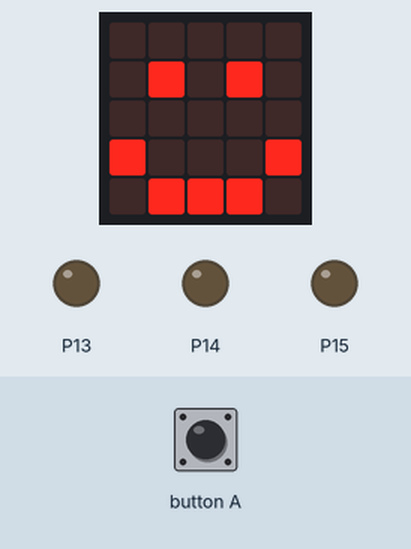
Simulated run of this program. Board: BBC micro:bit (MakeCode). Parts: the board's 5×5 LED display, output pins drawn as LEDs (lit = HIGH). Inputs (shaded band) come from the test bench. The 48×5 strip is a reading aid, not a part: it shows the text the display is scrolling, unrolled, one strip-width of it at a time.

Above: at 0.1 s.
1.9 s: button A pressed for 0.15 s
At 6.0 s:
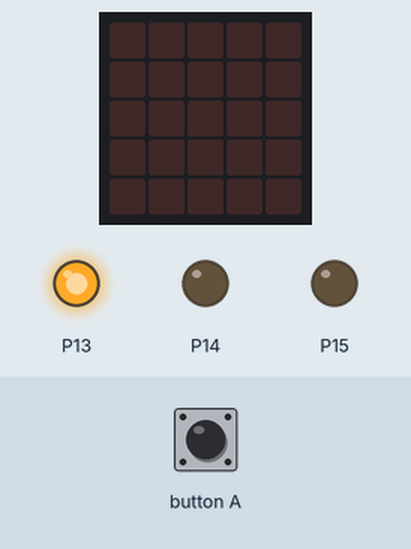
At 11.9 s:
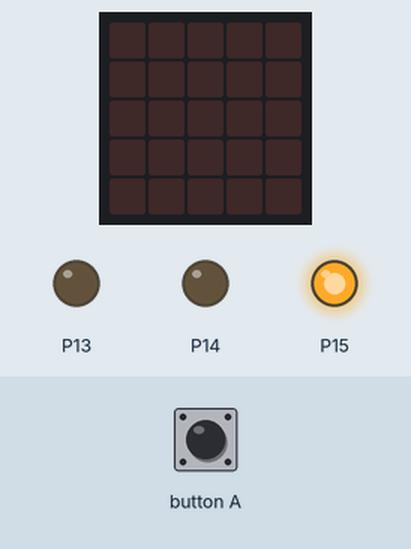
Timing chart, 0 to 20.0 s (numbered marks = the images above; inputs shaded):
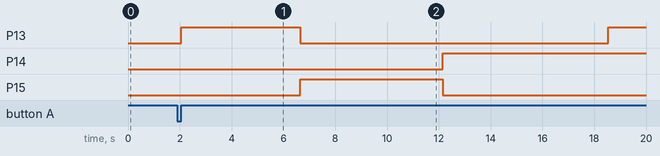

The program:

main.ts
```typescript
// (licence header left out)
basic.clearScreen()
pins.digitalWritePin(DigitalPin.P13, 0)
pins.digitalWritePin(DigitalPin.P14, 0)
pins.digitalWritePin(DigitalPin.P15, 0)
basic.showIcon(IconNames.Happy)
basic.clearScreen()

input.onButtonPressed(Button.A, function () {
  pins.digitalWritePin(DigitalPin.P13, 1)
  pins.digitalWritePin(DigitalPin.P14, 0)
  pins.digitalWritePin(DigitalPin.P15, 0)
  basic.showString('Red')
  basic.pause(1000)

  pins.digitalWritePin(DigitalPin.P13, 0)
  pins.digitalWritePin(DigitalPin.P14, 0)
  pins.digitalWritePin(DigitalPin.P15, 1)
  basic.showString('Blue')
  basic.pause(1000)

  pins.digitalWritePin(DigitalPin.P13, 0)
  pins.digitalWritePin(DigitalPin.P14, 1)
  pins.digitalWritePin(DigitalPin.P15, 0)
  basic.showString('Green')
  basic.pause(1000)

  pins.digitalWritePin(DigitalPin.P13, 1)
  pins.digitalWritePin(DigitalPin.P14, 1)
  pins.digitalWritePin(DigitalPin.P15, 0)
  basic.showString('Yellow')
  basic.pause(1000)

  pins.digitalWritePin(DigitalPin.P13, 1)
  pins.digitalWritePin(DigitalPin.P14, 0)
  pins.digitalWritePin(DigitalPin.P15, 1)
  basic.showString('Magenta')
  basic.pause(1000)

  pins.digitalWritePin(DigitalPin.P13, 0)
  pins.digitalWritePin(DigitalPin.P14, 1)
  pins.digitalWritePin(DigitalPin.P15, 1)
  basic.showString('Cyan')
  basic.pause(1000)

  pins.digitalWritePin(DigitalPin.P13, 1)
  pins.digitalWritePin(DigitalPin.P14, 1)
  pins.digitalWritePin(DigitalPin.P15, 1)
  basic.showString('White')
})
```

Measured:
- after the input at 1.9 s, P13: LOW → HIGH after 0.15 s, → LOW 4.6 s later, → HIGH 11.9 s later; P14: LOW → HIGH after 10.3 s; P15: LOW → HIGH after 4.8 s, → LOW 5.5 s later
- what the display in image 1 shows lasts 1.0 s, from 5.7 s to 6.7 s
